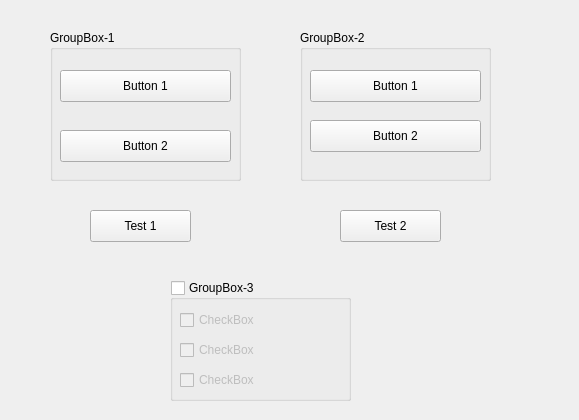
<?xml version="1.0" encoding="UTF-8"?>
<ui version="4.0">
 <class>MainWindow</class>
 <widget class="QMainWindow" name="MainWindow">
  <property name="geometry">
   <rect>
    <x>0</x>
    <y>0</y>
    <width>579</width>
    <height>420</height>
   </rect>
  </property>
  <property name="windowTitle">
   <string>MainWindow</string>
  </property>
  <widget class="QWidget" name="centralwidget">
   <widget class="QGroupBox" name="groupBox_1">
    <property name="geometry">
     <rect>
      <x>50</x>
      <y>30</y>
      <width>191</width>
      <height>151</height>
     </rect>
    </property>
    <property name="title">
     <string>GroupBox-1</string>
    </property>
    <widget class="QPushButton" name="pushButton_Items_1_1">
     <property name="geometry">
      <rect>
       <x>10</x>
       <y>40</y>
       <width>171</width>
       <height>32</height>
      </rect>
     </property>
     <property name="text">
      <string>Button 1</string>
     </property>
    </widget>
    <widget class="QPushButton" name="pushButton_Items_1_2">
     <property name="geometry">
      <rect>
       <x>10</x>
       <y>100</y>
       <width>171</width>
       <height>32</height>
      </rect>
     </property>
     <property name="text">
      <string>Button 2</string>
     </property>
    </widget>
   </widget>
   <widget class="QGroupBox" name="groupBox_2">
    <property name="geometry">
     <rect>
      <x>300</x>
      <y>30</y>
      <width>191</width>
      <height>151</height>
     </rect>
    </property>
    <property name="title">
     <string>GroupBox-2</string>
    </property>
    <widget class="QPushButton" name="pushButton_Items_2_1">
     <property name="geometry">
      <rect>
       <x>10</x>
       <y>40</y>
       <width>171</width>
       <height>32</height>
      </rect>
     </property>
     <property name="text">
      <string>Button 1</string>
     </property>
    </widget>
    <widget class="QPushButton" name="pushButton_Items_2_2">
     <property name="geometry">
      <rect>
       <x>10</x>
       <y>90</y>
       <width>171</width>
       <height>32</height>
      </rect>
     </property>
     <property name="text">
      <string>Button 2</string>
     </property>
    </widget>
   </widget>
   <widget class="QPushButton" name="pushButton_test_1">
    <property name="geometry">
     <rect>
      <x>90</x>
      <y>210</y>
      <width>101</width>
      <height>32</height>
     </rect>
    </property>
    <property name="text">
     <string>Test 1</string>
    </property>
   </widget>
   <widget class="QPushButton" name="pushButton_test_2">
    <property name="geometry">
     <rect>
      <x>340</x>
      <y>210</y>
      <width>101</width>
      <height>32</height>
     </rect>
    </property>
    <property name="text">
     <string>Test 2</string>
    </property>
   </widget>
   <widget class="QGroupBox" name="groupBox_3">
    <property name="geometry">
     <rect>
      <x>170</x>
      <y>280</y>
      <width>181</width>
      <height>121</height>
     </rect>
    </property>
    <property name="title">
     <string>GroupBox-3</string>
    </property>
    <property name="checkable">
     <bool>true</bool>
    </property>
    <property name="checked">
     <bool>false</bool>
    </property>
    <widget class="QCheckBox" name="checkBox_1">
     <property name="geometry">
      <rect>
       <x>10</x>
       <y>30</y>
       <width>161</width>
       <height>20</height>
      </rect>
     </property>
     <property name="text">
      <string>CheckBox</string>
     </property>
    </widget>
    <widget class="QCheckBox" name="checkBox_2">
     <property name="geometry">
      <rect>
       <x>10</x>
       <y>60</y>
       <width>161</width>
       <height>20</height>
      </rect>
     </property>
     <property name="text">
      <string>CheckBox</string>
     </property>
    </widget>
    <widget class="QCheckBox" name="checkBox_3">
     <property name="geometry">
      <rect>
       <x>10</x>
       <y>90</y>
       <width>161</width>
       <height>20</height>
      </rect>
     </property>
     <property name="text">
      <string>CheckBox</string>
     </property>
    </widget>
   </widget>
  </widget>
 </widget>
 <resources/>
 <connections/>
</ui>
